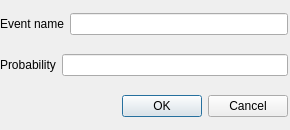
<?xml version="1.0" encoding="UTF-8"?>
<ui version="4.0">
 <class>add_event</class>
 <widget class="QDialog" name="add_event">
  <property name="geometry">
   <rect>
    <x>0</x>
    <y>0</y>
    <width>290</width>
    <height>130</height>
   </rect>
  </property>
  <property name="minimumSize">
   <size>
    <width>290</width>
    <height>130</height>
   </size>
  </property>
  <property name="maximumSize">
   <size>
    <width>290</width>
    <height>130</height>
   </size>
  </property>
  <property name="windowTitle">
   <string>Dialog</string>
  </property>
  <widget class="QWidget" name="layoutWidget">
   <property name="geometry">
    <rect>
     <x>0</x>
     <y>0</y>
     <width>288</width>
     <height>131</height>
    </rect>
   </property>
   <layout class="QVBoxLayout" name="verticalLayout">
    <item>
     <layout class="QHBoxLayout" name="horizontalLayout">
      <item>
       <widget class="QLabel" name="label">
        <property name="text">
         <string>Event name</string>
        </property>
       </widget>
      </item>
      <item>
       <widget class="QLineEdit" name="lineEdit_2"/>
      </item>
     </layout>
    </item>
    <item>
     <layout class="QHBoxLayout" name="horizontalLayout_2">
      <item>
       <widget class="QLabel" name="label_2">
        <property name="text">
         <string>Probability</string>
        </property>
       </widget>
      </item>
      <item>
       <widget class="QLineEdit" name="lineEdit"/>
      </item>
     </layout>
    </item>
    <item>
     <widget class="QDialogButtonBox" name="buttonBox">
      <property name="orientation">
       <enum>Qt::Horizontal</enum>
      </property>
      <property name="standardButtons">
       <set>QDialogButtonBox::Cancel|QDialogButtonBox::Ok</set>
      </property>
     </widget>
    </item>
   </layout>
  </widget>
 </widget>
 <resources/>
 <connections>
  <connection>
   <sender>buttonBox</sender>
   <signal>accepted()</signal>
   <receiver>add_event</receiver>
   <slot>accept()</slot>
   <hints>
    <hint type="sourcelabel">
     <x>248</x>
     <y>254</y>
    </hint>
    <hint type="destinationlabel">
     <x>157</x>
     <y>274</y>
    </hint>
   </hints>
  </connection>
  <connection>
   <sender>buttonBox</sender>
   <signal>rejected()</signal>
   <receiver>add_event</receiver>
   <slot>reject()</slot>
   <hints>
    <hint type="sourcelabel">
     <x>316</x>
     <y>260</y>
    </hint>
    <hint type="destinationlabel">
     <x>286</x>
     <y>274</y>
    </hint>
   </hints>
  </connection>
 </connections>
</ui>
